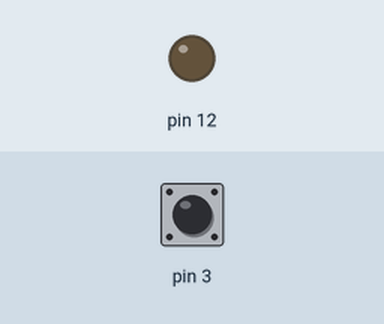
The program below on a simulated Raspberry Pi (header pin numbers). Parts: output pins drawn as LEDs (lit = HIGH). Inputs (shaded band) come from the test bench; at power-on: pin 3 HIGH.

Above: at 1.2 s.
1.3 s: pin 3 pulled LOW for 0.15 s
At 1.37 s:
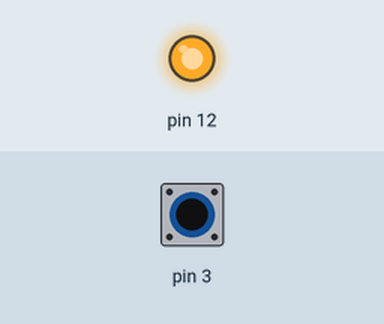
2.9 s: pin 3 pulled LOW for 3.2 s
At 7.4 s:
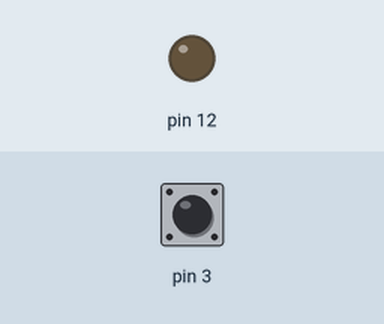
Timing chart, 0 to 8.9 s (numbered marks = the images above; inputs shaded):
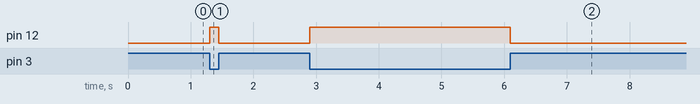

Measured:
- after the input at 1.3 s, pin 12: LOW → HIGH at once, → LOW 0.15 s later
- after the input at 2.9 s, pin 12: LOW → HIGH at once, → LOW 3.2 s later

The program:

Led_pulsador.py
```python
import RPi.GPIO as GPIO

GPIO.setmode(GPIO.BOARD)
GPIO.setup(3, GPIO.IN)
GPIO.setup(12, GPIO.OUT)

while True:
    if GPIO.input(3):
        GPIO.output(12,False)
    else:
        GPIO.output(12,True)
```
